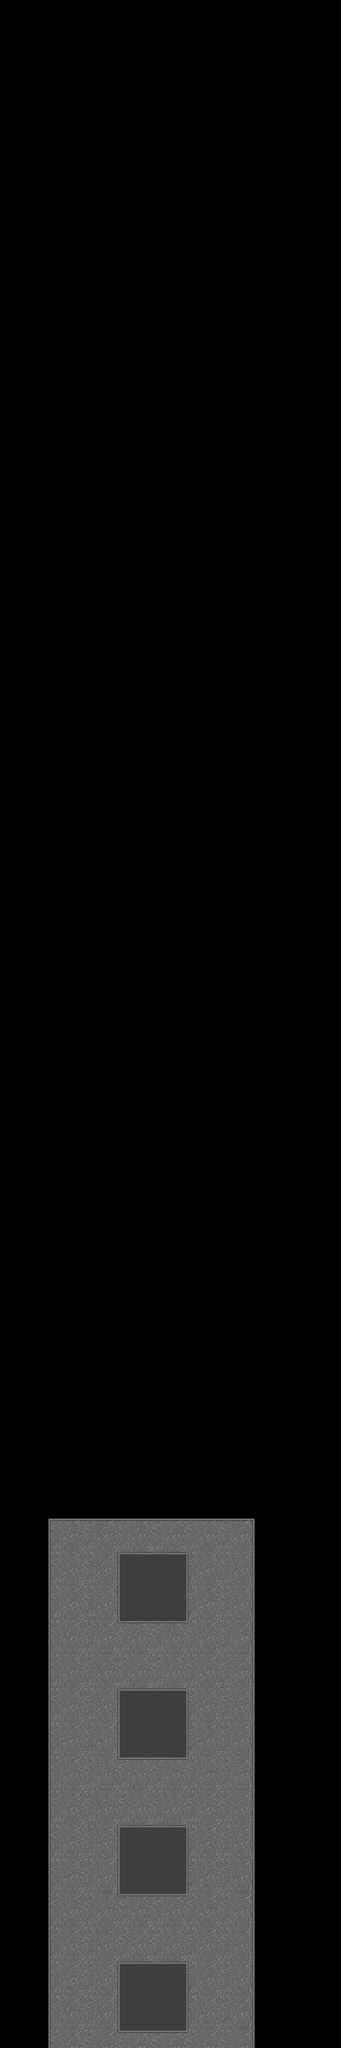

A 2D game scene composited from a Tiled map and its tileset images. What follows is a short description and the map's XML, with each tile layer's data collapsed to a summary:
An orthogonal 10x60 tile map with 120x120 px tiles, 1 tile layer (Tile Layer 2), 1 hidden layer not drawn.

<map version="1.0" orientation="orthogonal" width="10" height="60" tilewidth="120" tileheight="120">
 <tileset firstgid="1" name="tileset" tilewidth="120" tileheight="120">
  <image source="tileset.png" width="1080" height="1080" />
 </tileset>
 <layer name="Tile Layer 1" width="10" height="60" visible="0">
  <data>[600 cells, 227 non-empty, 20 distinct tile ids]</data>
 </layer>
 <layer name="Tile Layer 2" width="10" height="60">
  <data>[600 cells, 112 non-empty, 23 distinct tile ids]</data>
 </layer>
</map>
